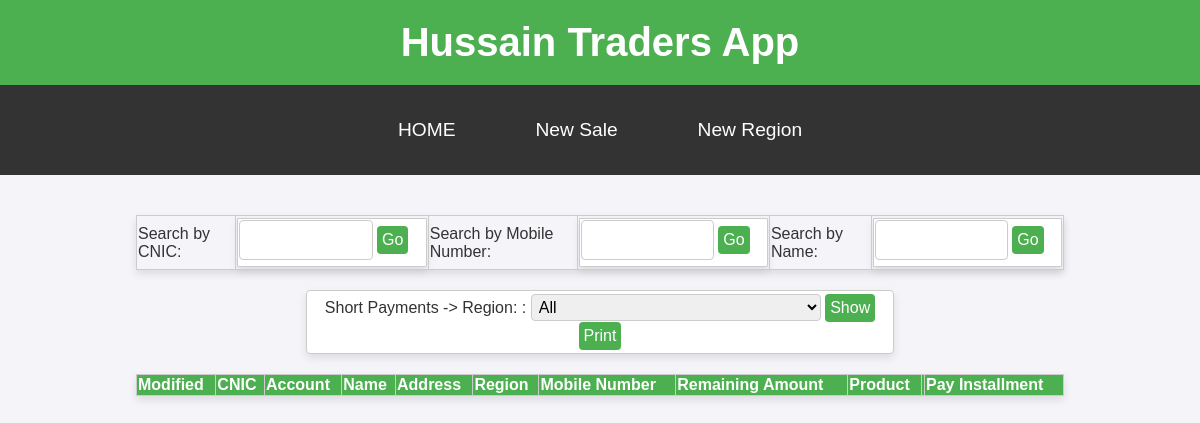
The app's page /listcust, older data.
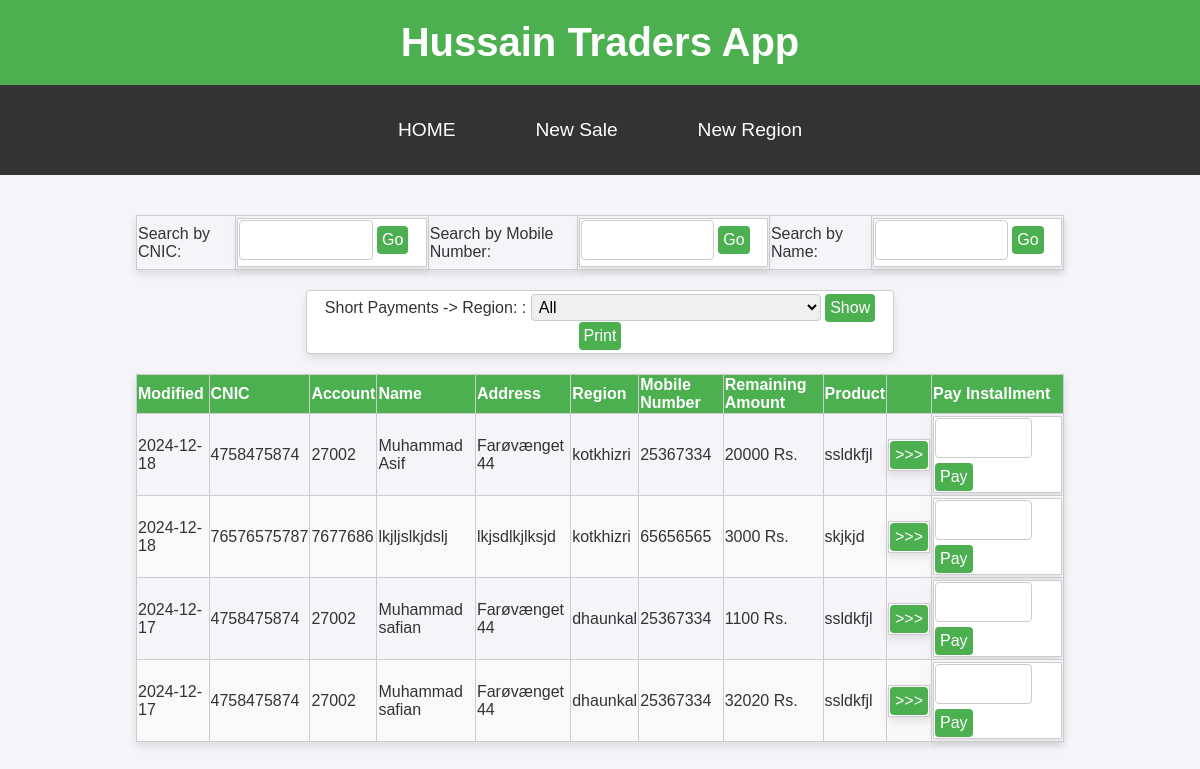
The same page, newer data.
### tables this page shows
CREATE TABLE installments (id INTEGER primary key AUTOINCREMENT, customer_id INTEGER, product TEXT, advance INTEGER, sale_price INTEGER, agreed_installment INTEGER, remaining_amount INTEGER, modified DATETIME DEFAULT CURRENT_TIMESTAMP, FOREIGN KEY (customer_id) REFERENCES customers(id));

CREATE TABLE customers (id INTEGER primary key AUTOINCREMENT, name TEXT, father_name TEXT, account_number TEXT, addr TEXT, cnic TEXT, product TEXT, mobile_number TEXT, guarantor1 TEXT, guarantor2 TEXT, created DATETIME DEFAULT CURRENT_TIMESTAMP, region TEXT);

### app.py (the view)
@app.route('/listcust')
def listcust():
   msg = ""
   return fetchAllInstallments(msg)

### app.py (called while the page is built)
def fetchAllInstallments(msg):
   con = sql.connect("ht.db")
   con.row_factory = sql.Row
   cur = con.cursor()
   cur.execute("select * from installments Inner join customers on installments.customer_id = customers.id ORDER BY MODIFIED DESC LIMIT 100")
   customers = cur.fetchall()
   cur.execute("SELECT name, value FROM regions ORDER BY value")
   regions = cur.fetchall()
   return render_template("listcust.html", customers=customers, regions=regions, msg=msg)

### templates/listcust.html (shortened to what this page needs)
<!DOCTYPE html>
<html lang="en">
<head>
    <link rel="stylesheet" href="{{ url_for('static', filename='styles.css') }}">
</head>
<body>
   <header>
      <h1>Hussain Traders App</h1>
  </header>
  <nav>
    <a href="/listcust">HOME</a>
    <a href="/addcust">New Sale</a>
    <a href="/addregion">New Region</a>
</nav>
    <main>
        <table>
            <tr>
                <td>
                    Search by CNIC:
                </td>
                <td>
                    <form action="{{ url_for('searchcnic') }}" method="POST">
                    <input type="text" id="searchcnic" name="cnic">
                    <input type="submit" value="Go"/>
                    </form>
                </td>
                <td>
                    Search by Mobile Number:
                </td>
                <td>
                    <form action="{{ url_for('searchmobile') }}" method="POST">
                    <input type="text" id="searchmobile" name="mobile">
                    <input type="submit" value="Go"/>
                    </form>
                </td>
                <td>
                    Search by Name:
                </td>
                <td>
                    <form action="{{ url_for('searchname') }}" method="POST">
                        <input type="text" id="searchname" name="name">
                        <input type="submit" value="Go"/>
                        </form>
                </td>
            </tr>
        </table>
            <form action="{{ url_for('short_installments') }}" method="POST" class="select">
                <label for="region">Short Payments -> Region: :</label>
                <select id="region" name="region" class="select">
                    <option value="all">All</option>
                </select>
                <input type="submit" name="action" value="Show"></input>
                <input type="submit" name="action" value="Print"></input>
            </form>
        <table>
            <thead>
                <tr>
                    <th>Modified</th>
                    <th>CNIC</th>
                    <th>Account</th>
                    <th>Name</th>
                    <th>Address</th>
                    <th>Region</th>
                    <th>Mobile Number</th>
                    <th>Remaining Amount</th>
                    <th>Product</th>
                    <th></th>
                    <th>Pay Installment</th>
                </tr>
            </thead>
            <tbody>
                {% for row in customers %}
                <tr>
                    {% set first_part = row["modified"].split(' ')[0] %}
                    <td>{{ first_part }}</td>
                    <td>{{ row["cnic"] }}</td>
                    <td>{{ row["account_number"] }}</td>
                    <td>{{ row["name"] }}</td>
                    <td>{{ row["addr"] }}</td>
                    <td>{{ row["region"] }}</td>
                    <td>{{ row["mobile_number"] }}</td>
                    <td>{{ row["remaining_amount"] }} Rs.</td>
                    <td>{{ row["product"] }}</td>
                    <td>
                        <form action="{{ url_for('ledger') }}" method="POST">
                            <input type="submit" value=">>>"/></div>
                        </form>
                    </td>
                    <td>
                        <form action="{{ url_for('pay_installment') }}" method="POST">
                            <input type="text" id="amount_{{ row['customer.id'] }}" name="amount">
                            <input type="submit" value="Pay"/>
                        </form>
                    </td>
                </tr>
                {% endfor %}
            </tbody>
        </table>
    </main>
</body>
</html>

Row changes from the older to the newer data that the page shows:
added installments: modified "2024-12-18", cnic "4758475874", account_number "27002", name "Muhammad Asif", addr "Farøvænget 44", region "kotkhizri", mobile_number "25367334", remaining_amount "20000", product "ssldkfjl"
added installments: modified "2024-12-18", cnic "76576575787", account_number "7677686", name "lkjljslkjdslj", addr "lkjsdlkjlksjd", region "kotkhizri", mobile_number "65656565", remaining_amount "3000", product "skjkjd"
added installments: modified "2024-12-17", cnic "4758475874", account_number "27002", name "Muhammad safian", addr "Farøvænget 44", region "dhaunkal", mobile_number "25367334", remaining_amount "1100", product "ssldkfjl"
added installments: modified "2024-12-17", cnic "4758475874", account_number "27002", name "Muhammad safian", addr "Farøvænget 44", region "dhaunkal", mobile_number "25367334", remaining_amount "32020", product "ssldkfjl"
